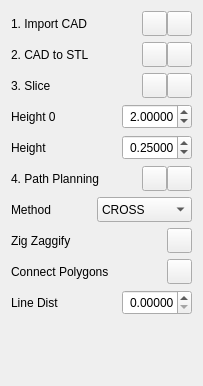
     <widget class="QWidget" name="tab">
      <attribute name="icon">
       <iconset resource="../AMWindow.qrc">
        <normaloff>:/amwind/figure/am_wind/A.png</normaloff>:/amwind/figure/am_wind/A.png</iconset>
      </attribute>
      <attribute name="title">
       <string/>
      </attribute>
      <layout class="QVBoxLayout" name="verticalLayout_7">
       <item>
        <layout class="QHBoxLayout" name="horizontalLayout_6">
         <property name="spacing">
          <number>0</number>
         </property>
         <item>
          <widget class="QLabel" name="label">
           <property name="font">
            <font>
             <pointsize>9</pointsize>
            </font>
           </property>
           <property name="text">
            <string>1. Import CAD</string>
           </property>
          </widget>
         </item>
         <item>
          <spacer name="horizontalSpacer_7">
           <property name="orientation">
            <enum>Qt::Horizontal</enum>
           </property>
           <property name="sizeHint" stdset="0">
            <size>
             <width>40</width>
             <height>20</height>
            </size>
           </property>
          </spacer>
         </item>
         <item>
          <widget class="QPushButton" name="pushButton_4">
           <property name="minimumSize">
            <size>
             <width>25</width>
             <height>25</height>
            </size>
           </property>
           <property name="maximumSize">
            <size>
             <width>25</width>
             <height>25</height>
            </size>
           </property>
           <property name="text">
            <string/>
           </property>
           <property name="icon">
            <iconset resource="../AMWindow.qrc">
             <normaloff>:/amwind/figure/am_wind/open.png</normaloff>:/amwind/figure/am_wind/open.png</iconset>
           </property>
          </widget>
         </item>
         <item>
          <widget class="QPushButton" name="pushButton_10">
           <property name="minimumSize">
            <size>
             <width>25</width>
             <height>25</height>
            </size>
           </property>
           <property name="maximumSize">
            <size>
             <width>25</width>
             <height>25</height>
            </size>
           </property>
           <property name="text">
            <string/>
           </property>
           <property name="icon">
            <iconset resource="../AMWindow.qrc">
             <normaloff>:/amwind/figure/am_wind/hide.png</normaloff>:/amwind/figure/am_wind/hide.png</iconset>
           </property>
           <property name="checkable">
            <bool>true</bool>
           </property>
          </widget>
         </item>
        </layout>
       </item>
       <item>
        <layout class="QHBoxLayout" name="horizontalLayout_8">
         <property name="spacing">
          <number>0</number>
         </property>
         <item>
          <widget class="QLabel" name="label_2">
           <property name="font">
            <font>
             <pointsize>9</pointsize>
            </font>
           </property>
           <property name="text">
            <string>2. CAD to STL</string>
           </property>
          </widget>
         </item>
         <item>
          <spacer name="horizontalSpacer_8">
           <property name="orientation">
            <enum>Qt::Horizontal</enum>
           </property>
           <property name="sizeHint" stdset="0">
            <size>
             <width>40</width>
             <height>20</height>
            </size>
           </property>
          </spacer>
         </item>
         <item>
          <widget class="QPushButton" name="pushButton_14">
           <property name="minimumSize">
            <size>
             <width>25</width>
             <height>25</height>
            </size>
           </property>
           <property name="maximumSize">
            <size>
             <width>25</width>
             <height>25</height>
            </size>
           </property>
           <property name="text">
            <string/>
           </property>
           <property name="icon">
            <iconset resource="../AMWindow.qrc">
             <normaloff>:/amwind/figure/am_wind/ok.png</normaloff>:/amwind/figure/am_wind/ok.png</iconset>
           </property>
          </widget>
         </item>
         <item>
          <widget class="QPushButton" name="pushButton_17">
           <property name="minimumSize">
            <size>
             <width>25</width>
             <height>25</height>
            </size>
           </property>
           <property name="maximumSize">
            <size>
             <width>25</width>
             <height>25</height>
            </size>
           </property>
           <property name="text">
            <string/>
           </property>
           <property name="icon">
            <iconset resource="../AMWindow.qrc">
             <normaloff>:/amwind/figure/am_wind/hide.png</normaloff>:/amwind/figure/am_wind/hide.png</iconset>
           </property>
           <property name="checkable">
            <bool>true</bool>
           </property>
          </widget>
         </item>
        </layout>
       </item>
       <item>
        <layout class="QHBoxLayout" name="horizontalLayout_9">
         <property name="spacing">
          <number>0</number>
         </property>
         <item>
          <widget class="QLabel" name="label_3">
           <property name="font">
            <font>
             <pointsize>9</pointsize>
            </font>
           </property>
           <property name="text">
            <string>3. Slice</string>
           </property>
          </widget>
         </item>
         <item>
          <spacer name="horizontalSpacer_9">
           <property name="orientation">
            <enum>Qt::Horizontal</enum>
           </property>
           <property name="sizeHint" stdset="0">
            <size>
             <width>40</width>
             <height>20</height>
            </size>
           </property>
          </spacer>
         </item>
         <item>
          <widget class="QPushButton" name="pushButton_18">
           <property name="minimumSize">
            <size>
             <width>25</width>
             <height>25</height>
            </size>
           </property>
           <property name="maximumSize">
            <size>
             <width>25</width>
             <height>25</height>
            </size>
           </property>
           <property name="text">
            <string/>
           </property>
           <property name="icon">
            <iconset resource="../AMWindow.qrc">
             <normaloff>:/amwind/figure/am_wind/ok.png</normaloff>:/amwind/figure/am_wind/ok.png</iconset>
           </property>
          </widget>
         </item>
         <item>
          <widget class="QPushButton" name="pushButton_19">
           <property name="minimumSize">
            <size>
             <width>25</width>
             <height>25</height>
            </size>
           </property>
           <property name="maximumSize">
            <size>
             <width>25</width>
             <height>25</height>
            </size>
           </property>
           <property name="text">
            <string/>
           </property>
           <property name="icon">
            <iconset resource="../AMWindow.qrc">
             <normaloff>:/amwind/figure/am_wind/hide.png</normaloff>:/amwind/figure/am_wind/hide.png</iconset>
           </property>
           <property name="checkable">
            <bool>true</bool>
           </property>
          </widget>
         </item>
        </layout>
       </item>
       <item>
        <layout class="QGridLayout" name="gridLayout">
         <item row="0" column="2">
          <widget class="QDoubleSpinBox" name="doubleSpinBox">
           <property name="minimumSize">
            <size>
             <width>70</width>
             <height>25</height>
            </size>
           </property>
           <property name="maximumSize">
            <size>
             <width>70</width>
             <height>25</height>
            </size>
           </property>
           <property name="font">
            <font>
             <pointsize>9</pointsize>
            </font>
           </property>
           <property name="styleSheet">
            <string notr="true">padding-left:3px;</string>
           </property>
           <property name="decimals">
            <number>5</number>
           </property>
           <property name="value">
            <double>2.000000000000000</double>
           </property>
          </widget>
         </item>
         <item row="0" column="1">
          <spacer name="horizontalSpacer_11">
           <property name="orientation">
            <enum>Qt::Horizontal</enum>
           </property>
           <property name="sizeHint" stdset="0">
            <size>
             <width>40</width>
             <height>20</height>
            </size>
           </property>
          </spacer>
         </item>
         <item row="2" column="2">
          <widget class="QDoubleSpinBox" name="doubleSpinBox_2">
           <property name="minimumSize">
            <size>
             <width>70</width>
             <height>25</height>
            </size>
           </property>
           <property name="maximumSize">
            <size>
             <width>70</width>
             <height>25</height>
            </size>
           </property>
           <property name="font">
            <font>
             <pointsize>9</pointsize>
            </font>
           </property>
           <property name="styleSheet">
            <string notr="true">padding-left:3px;</string>
           </property>
           <property name="decimals">
            <number>5</number>
           </property>
           <property name="value">
            <double>0.250000000000000</double>
           </property>
          </widget>
         </item>
         <item row="2" column="0">
          <widget class="QLabel" name="label_7">
           <property name="font">
            <font>
             <pointsize>9</pointsize>
            </font>
           </property>
           <property name="text">
            <string>Height</string>
           </property>
          </widget>
         </item>
         <item row="2" column="1">
          <spacer name="horizontalSpacer_12">
           <property name="orientation">
            <enum>Qt::Horizontal</enum>
           </property>
           <property name="sizeHint" stdset="0">
            <size>
             <width>40</width>
             <height>20</height>
            </size>
           </property>
          </spacer>
         </item>
         <item row="0" column="0">
          <widget class="QLabel" name="label_6">
           <property name="font">
            <font>
             <pointsize>9</pointsize>
            </font>
           </property>
           <property name="text">
            <string>Height 0</string>
           </property>
          </widget>
         </item>
        </layout>
       </item>
       <item>
        <layout class="QHBoxLayout" name="horizontalLayout_10">
         <property name="spacing">
          <number>0</number>
         </property>
         <item>
          <widget class="QLabel" name="label_4">
           <property name="font">
            <font>
             <pointsize>9</pointsize>
            </font>
           </property>
           <property name="text">
            <string>4. Path Planning</string>
           </property>
          </widget>
         </item>
         <item>
          <spacer name="horizontalSpacer_10">
           <property name="orientation">
            <enum>Qt::Horizontal</enum>
           </property>
           <property name="sizeHint" stdset="0">
            <size>
             <width>40</width>
             <height>20</height>
            </size>
           </property>
          </spacer>
         </item>
         <item>
          <widget class="QPushButton" name="pushButton_20">
           <property name="minimumSize">
            <size>
             <width>25</width>
             <height>25</height>
            </size>
           </property>
           <property name="maximumSize">
            <size>
             <width>25</width>
             <height>25</height>
            </size>
           </property>
           <property name="text">
            <string/>
           </property>
           <property name="icon">
            <iconset resource="../AMWindow.qrc">
             <normaloff>:/amwind/figure/am_wind/ok.png</normaloff>:/amwind/figure/am_wind/ok.png</iconset>
           </property>
          </widget>
         </item>
         <item>
          <widget class="QPushButton" name="pushButton_21">
           <property name="minimumSize">
            <size>
             <width>25</width>
             <height>25</height>
            </size>
           </property>
           <property name="maximumSize">
            <size>
             <width>25</width>
             <height>25</height>
            </size>
           </property>
           <property name="text">
            <string/>
           </property>
           <property name="icon">
            <iconset resource="../AMWindow.qrc">
             <normaloff>:/amwind/figure/am_wind/hide.png</normaloff>:/amwind/figure/am_wind/hide.png</iconset>
           </property>
           <property name="checkable">
            <bool>true</bool>
           </property>
          </widget>
         </item>
        </layout>
       </item>
       <item>
        <layout class="QHBoxLayout" name="horizontalLayout_12">
         <item>
          <widget class="QLabel" name="label_8">
           <property name="font">
            <font>
             <pointsize>9</pointsize>
            </font>
           </property>
           <property name="text">
            <string>Method</string>
           </property>
          </widget>
         </item>
         <item>
          <spacer name="horizontalSpacer_13">
           <property name="orientation">
            <enum>Qt::Horizontal</enum>
           </property>
           <property name="sizeHint" stdset="0">
            <size>
             <width>40</width>
             <height>20</height>
            </size>
           </property>
          </spacer>
         </item>
         <item>
          <widget class="QComboBox" name="comboBox">
           <property name="minimumSize">
            <size>
             <width>95</width>
             <height>25</height>
            </size>
           </property>
           <property name="maximumSize">
            <size>
             <width>95</width>
             <height>25</height>
            </size>
           </property>
           <property name="font">
            <font>
             <pointsize>9</pointsize>
            </font>
           </property>
           <item>
            <property name="text">
             <string>CROSS</string>
            </property>
           </item>
           <item>
            <property name="text">
             <string>CROSS_3D</string>
            </property>
           </item>
           <item>
            <property name="text">
             <string>CUBICSUBDIV</string>
            </property>
           </item>
           <item>
            <property name="text">
             <string>GYROID</string>
            </property>
           </item>
          </widget>
         </item>
        </layout>
       </item>
       <item>
        <layout class="QGridLayout" name="gridLayout_2">
         <item row="3" column="0">
          <widget class="QLabel" name="label_10">
           <property name="font">
            <font>
             <pointsize>9</pointsize>
            </font>
           </property>
           <property name="text">
            <string>Connect Polygons</string>
           </property>
          </widget>
         </item>
         <item row="2" column="0">
          <widget class="QLabel" name="label_9">
           <property name="font">
            <font>
             <pointsize>9</pointsize>
            </font>
           </property>
           <property name="text">
            <string>Zig Zaggify</string>
           </property>
          </widget>
         </item>
         <item row="2" column="2">
          <widget class="QPushButton" name="pushButton_24">
           <property name="minimumSize">
            <size>
             <width>25</width>
             <height>25</height>
            </size>
           </property>
           <property name="maximumSize">
            <size>
             <width>25</width>
             <height>25</height>
            </size>
           </property>
           <property name="text">
            <string/>
           </property>
           <property name="icon">
            <iconset resource="../FEMWindow.qrc">
             <normaloff>:/fem_wind/figure/fem_wind/checked.png</normaloff>
             <selectedoff>:/fem_wind/figure/fem_wind/unchecked.png</selectedoff>
             <selectedon>:/fem_wind/figure/fem_wind/checked.png</selectedon>:/fem_wind/figure/fem_wind/checked.png</iconset>
           </property>
           <property name="checkable">
            <bool>true</bool>
           </property>
          </widget>
         </item>
         <item row="3" column="2">
          <widget class="QPushButton" name="pushButton_25">
           <property name="minimumSize">
            <size>
             <width>25</width>
             <height>25</height>
            </size>
           </property>
           <property name="maximumSize">
            <size>
             <width>25</width>
             <height>25</height>
            </size>
           </property>
           <property name="text">
            <string/>
           </property>
           <property name="icon">
            <iconset resource="../FEMWindow.qrc">
             <normaloff>:/fem_wind/figure/fem_wind/checked.png</normaloff>
             <selectedoff>:/fem_wind/figure/fem_wind/unchecked.png</selectedoff>
             <selectedon>:/fem_wind/figure/fem_wind/checked.png</selectedon>:/fem_wind/figure/fem_wind/checked.png</iconset>
           </property>
           <property name="checkable">
            <bool>true</bool>
           </property>
          </widget>
         </item>
         <item row="2" column="1">
          <spacer name="horizontalSpacer_15">
           <property name="orientation">
            <enum>Qt::Horizontal</enum>
           </property>
           <property name="sizeHint" stdset="0">
            <size>
             <width>40</width>
             <height>20</height>
            </size>
           </property>
          </spacer>
         </item>
         <item row="3" column="1">
          <spacer name="horizontalSpacer_16">
           <property name="orientation">
            <enum>Qt::Horizontal</enum>
           </property>
           <property name="sizeHint" stdset="0">
            <size>
             <width>40</width>
             <height>20</height>
            </size>
           </property>
          </spacer>
         </item>
        </layout>
       </item>
       <item>
        <layout class="QHBoxLayout" name="horizontalLayout_14">
         <item>
          <widget class="QLabel" name="label_11">
           <property name="font">
            <font>
             <pointsize>9</pointsize>
            </font>
           </property>
           <property name="text">
            <string>Line Dist</string>
           </property>
          </widget>
         </item>
         <item>
          <spacer name="horizontalSpacer_14">
           <property name="orientation">
            <enum>Qt::Horizontal</enum>
           </property>
           <property name="sizeHint" stdset="0">
            <size>
             <width>40</width>
             <height>20</height>
            </size>
           </property>
          </spacer>
         </item>
         <item>
          <widget class="QDoubleSpinBox" name="doubleSpinBox_3">
           <property name="minimumSize">
            <size>
             <width>70</width>
             <height>25</height>
            </size>
           </property>
           <property name="maximumSize">
            <size>
             <width>70</width>
             <height>25</height>
            </size>
           </property>
           <property name="font">
            <font>
             <pointsize>9</pointsize>
            </font>
           </property>
           <property name="styleSheet">
            <string notr="true">padding-left:3px;</string>
           </property>
           <property name="decimals">
            <number>5</number>
           </property>
          </widget>
         </item>
        </layout>
       </item>
       <item>
        <layout class="QHBoxLayout" name="horizontalLayout_13">
         <item>
          <spacer name="horizontalSpacer_17">
           <property name="orientation">
            <enum>Qt::Horizontal</enum>
           </property>
           <property name="sizeHint" stdset="0">
            <size>
             <width>40</width>
             <height>20</height>
            </size>
           </property>
          </spacer>
         </item>
        </layout>
       </item>
       <item>
        <spacer name="verticalSpacer_8">
         <property name="orientation">
          <enum>Qt::Vertical</enum>
         </property>
         <property name="sizeHint" stdset="0">
          <size>
           <width>20</width>
           <height>40</height>
          </size>
         </property>
        </spacer>
       </item>
      </layout>
     </widget>
